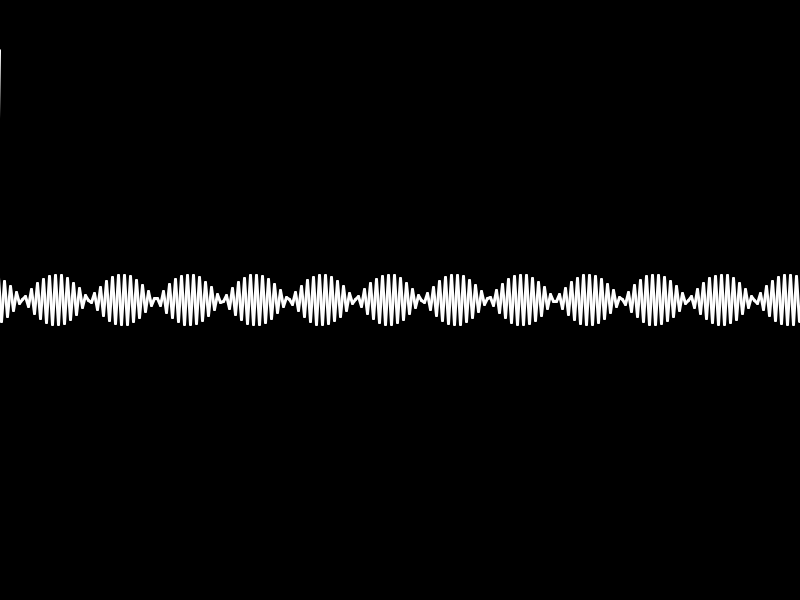
Frame 1 (no input)
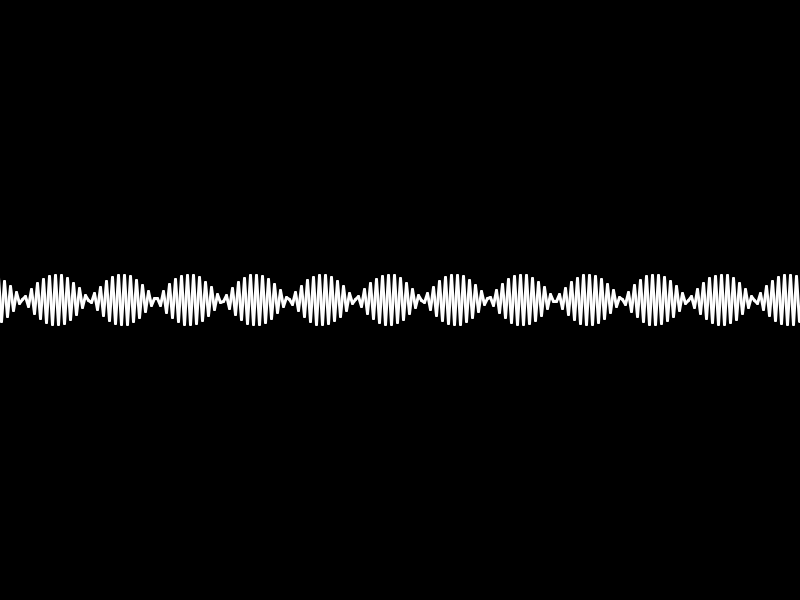
Frame 60 (the mouse pressed at the canvas centre just before this capture)
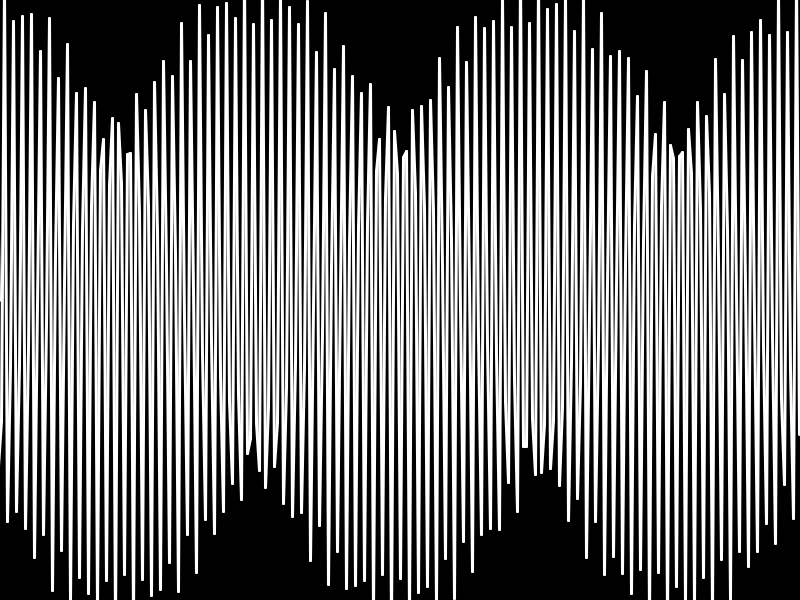
Frame 120 (the mouse held since frame 60 and released just before this capture)

The Processing sketch that drew these frames (run headless with seeded random() and noise(); from frame 60 on, the mouse is pressed at the canvas centre):

// Processing sketch: Sinusoidal
// ── Sinusoidal.pde


float a = 1;
float b = 1;
float c = 0;
float d = 0;

float lastX = -1;
float lastY = height / 2;


void setup() {
  size(800,600);
  background(0);
  frameRate(30);
}



void draw() {
  background(0);
  
  stroke(255);
  strokeWeight(3);
  
  a = mouseY;
  b += (mouseX - 50) / 10000f;
  
  println("[DEBUG]: " + ((mouseX - 50) / 10000f));
  
  for (int x = -5; x <= width; x += 3) {
    line(x, s(x), lastX, lastY);
    lastX = x;
    lastY = s(x);
  }
  lastX = -1;
  lastY = height / 2;
}


float s(float _x) {
  return (a * sin(b * _x)) + (25 * sin(_x)) + height / 2;
}
